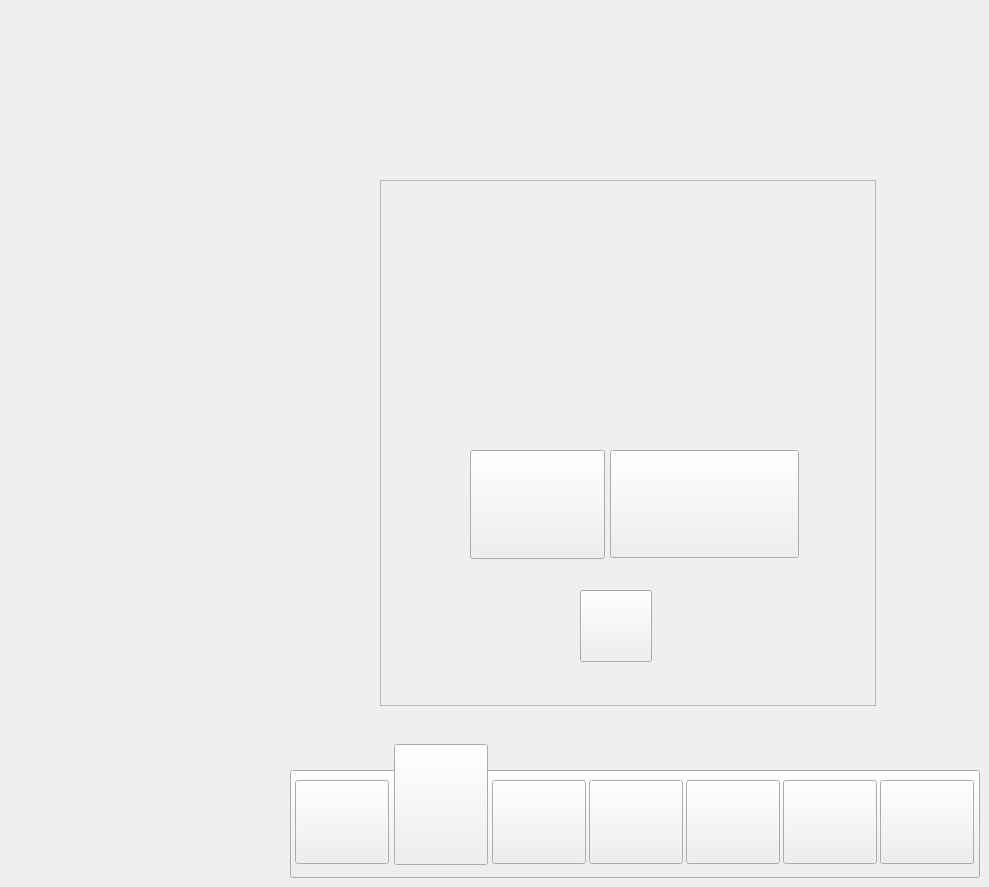
     <widget class="QWidget" name="DelaySetting03">
      <property name="styleSheet">
       <string notr="true">#DelaySetting03{

        border-image: url(:/PNG/New BG 2.jpg);
}</string>
      </property>
      <widget class="QPushButton" name="M_DS03">
       <property name="geometry">
        <rect>
         <x>589</x>
         <y>780</y>
         <width>94</width>
         <height>84</height>
        </rect>
       </property>
       <property name="styleSheet">
        <string notr="true">border-image: url(:/PNG/Asset 10.png);</string>
       </property>
       <property name="text">
        <string/>
       </property>
      </widget>
      <widget class="QPushButton" name="SS_DS03">
       <property name="geometry">
        <rect>
         <x>880</x>
         <y>780</y>
         <width>94</width>
         <height>84</height>
        </rect>
       </property>
       <property name="styleSheet">
        <string notr="true">border-image: url(:/PNG/Asset 13.png);</string>
       </property>
       <property name="text">
        <string/>
       </property>
      </widget>
      <widget class="QPushButton" name="SolidBG_9">
       <property name="geometry">
        <rect>
         <x>290</x>
         <y>770</y>
         <width>690</width>
         <height>108</height>
        </rect>
       </property>
       <property name="styleSheet">
        <string notr="true">border-image: url(:/PNG/Asset 2.png);</string>
       </property>
       <property name="text">
        <string/>
       </property>
      </widget>
      <widget class="QPushButton" name="DS_DS03">
       <property name="geometry">
        <rect>
         <x>394</x>
         <y>744</y>
         <width>94</width>
         <height>121</height>
        </rect>
       </property>
       <property name="styleSheet">
        <string notr="true">border-image: url(:/PNG/efr.png);</string>
       </property>
       <property name="text">
        <string/>
       </property>
      </widget>
      <widget class="QPushButton" name="RS_DS03">
       <property name="geometry">
        <rect>
         <x>492</x>
         <y>780</y>
         <width>94</width>
         <height>84</height>
        </rect>
       </property>
       <property name="styleSheet">
        <string notr="true">border-image: url(:/PNG/Asset 9.png);</string>
       </property>
       <property name="text">
        <string/>
       </property>
      </widget>
      <widget class="QPushButton" name="NS_DS03">
       <property name="geometry">
        <rect>
         <x>686</x>
         <y>780</y>
         <width>94</width>
         <height>84</height>
        </rect>
       </property>
       <property name="styleSheet">
        <string notr="true">border-image: url(:/PNG/Asset 11.png);</string>
       </property>
       <property name="text">
        <string/>
       </property>
      </widget>
      <widget class="QPushButton" name="OS_DS03">
       <property name="geometry">
        <rect>
         <x>295</x>
         <y>780</y>
         <width>94</width>
         <height>84</height>
        </rect>
       </property>
       <property name="styleSheet">
        <string notr="true">border-image: url(:/PNG/Asset 7.png);</string>
       </property>
       <property name="text">
        <string/>
       </property>
      </widget>
      <widget class="QPushButton" name="ES_DS03">
       <property name="geometry">
        <rect>
         <x>783</x>
         <y>780</y>
         <width>94</width>
         <height>84</height>
        </rect>
       </property>
       <property name="styleSheet">
        <string notr="true">border-image: url(:/PNG/Asset 12.png);</string>
       </property>
       <property name="text">
        <string/>
       </property>
      </widget>
      <widget class="QFrame" name="frame_79">
       <property name="geometry">
        <rect>
         <x>380</x>
         <y>180</y>
         <width>496</width>
         <height>526</height>
        </rect>
       </property>
       <property name="styleSheet">
        <string notr="true">#frame_79{
border-image: url(:/PNG/Asset 23.png);
}</string>
       </property>
       <property name="frameShape">
        <enum>QFrame::Shape::StyledPanel</enum>
       </property>
       <property name="frameShadow">
        <enum>QFrame::Shadow::Raised</enum>
       </property>
       <widget class="QPushButton" name="Stop_Static_3">
        <property name="geometry">
         <rect>
          <x>230</x>
          <y>270</y>
          <width>189</width>
          <height>108</height>
         </rect>
        </property>
        <property name="styleSheet">
         <string notr="true">#Stop_Static_3{
border-image: url(:/PNG/Asset 25.png);
}</string>
        </property>
        <property name="text">
         <string/>
        </property>
       </widget>
       <widget class="QPushButton" name="FL2_Static_4">
        <property name="geometry">
         <rect>
          <x>90</x>
          <y>270</y>
          <width>135</width>
          <height>109</height>
         </rect>
        </property>
        <property name="styleSheet">
         <string notr="true">#FL2_Static_4{

        border-image: url(:/Image/aaaa.png);
}</string>
        </property>
        <property name="text">
         <string/>
        </property>
       </widget>
       <widget class="QPushButton" name="Cancel_DS_FL">
        <property name="geometry">
         <rect>
          <x>200</x>
          <y>410</y>
          <width>72</width>
          <height>72</height>
         </rect>
        </property>
        <property name="styleSheet">
         <string notr="true">#Cancel_DS_FL{
border-image: url(:/PNG/Asset 26.png);
}</string>
        </property>
        <property name="text">
         <string/>
        </property>
       </widget>
      </widget>
      <zorder>SolidBG_9</zorder>
      <zorder>M_DS03</zorder>
      <zorder>SS_DS03</zorder>
      <zorder>DS_DS03</zorder>
      <zorder>RS_DS03</zorder>
      <zorder>NS_DS03</zorder>
      <zorder>OS_DS03</zorder>
      <zorder>ES_DS03</zorder>
      <zorder>frame_79</zorder>
     </widget>
